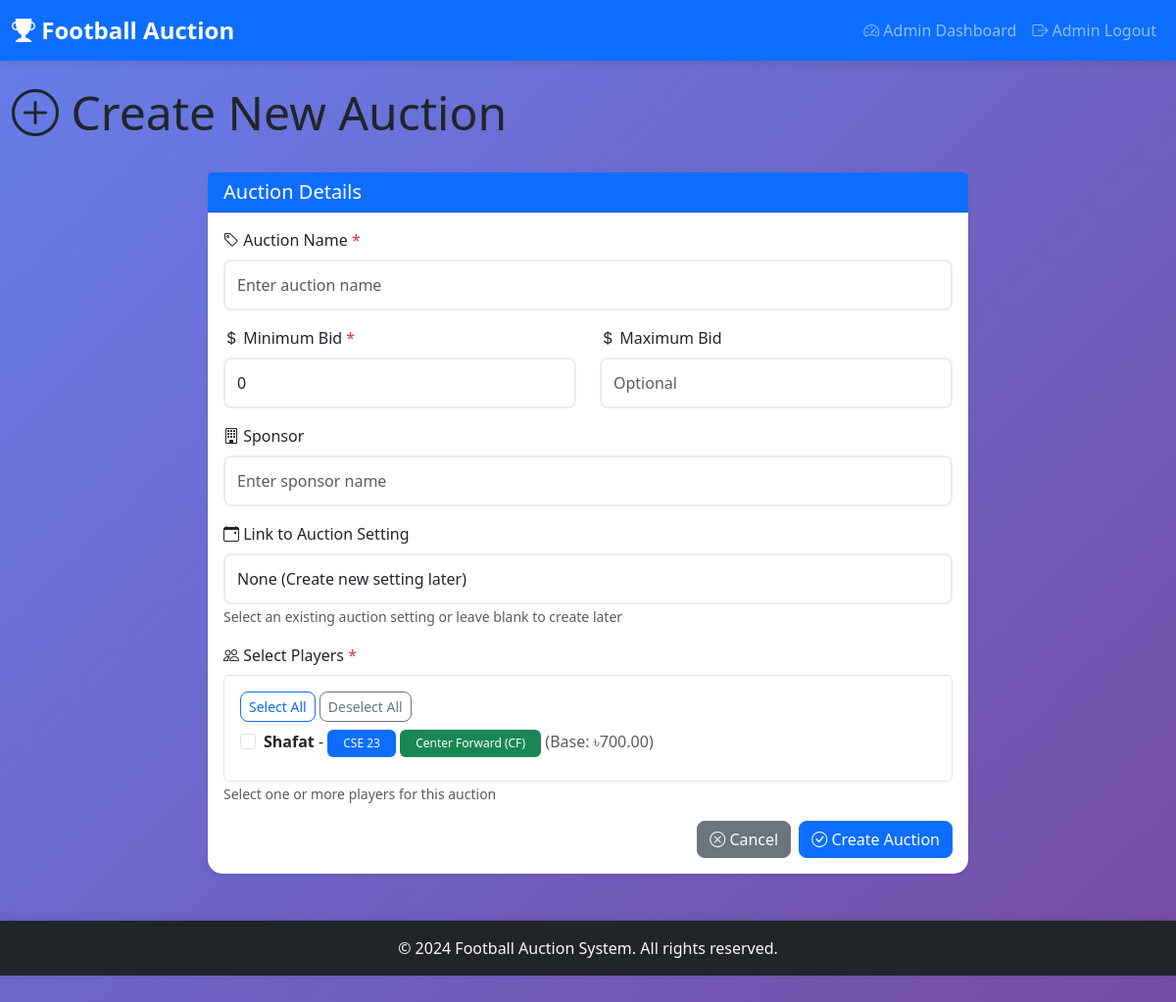
Before: /admin/auction/add (signed in) with the older database file.
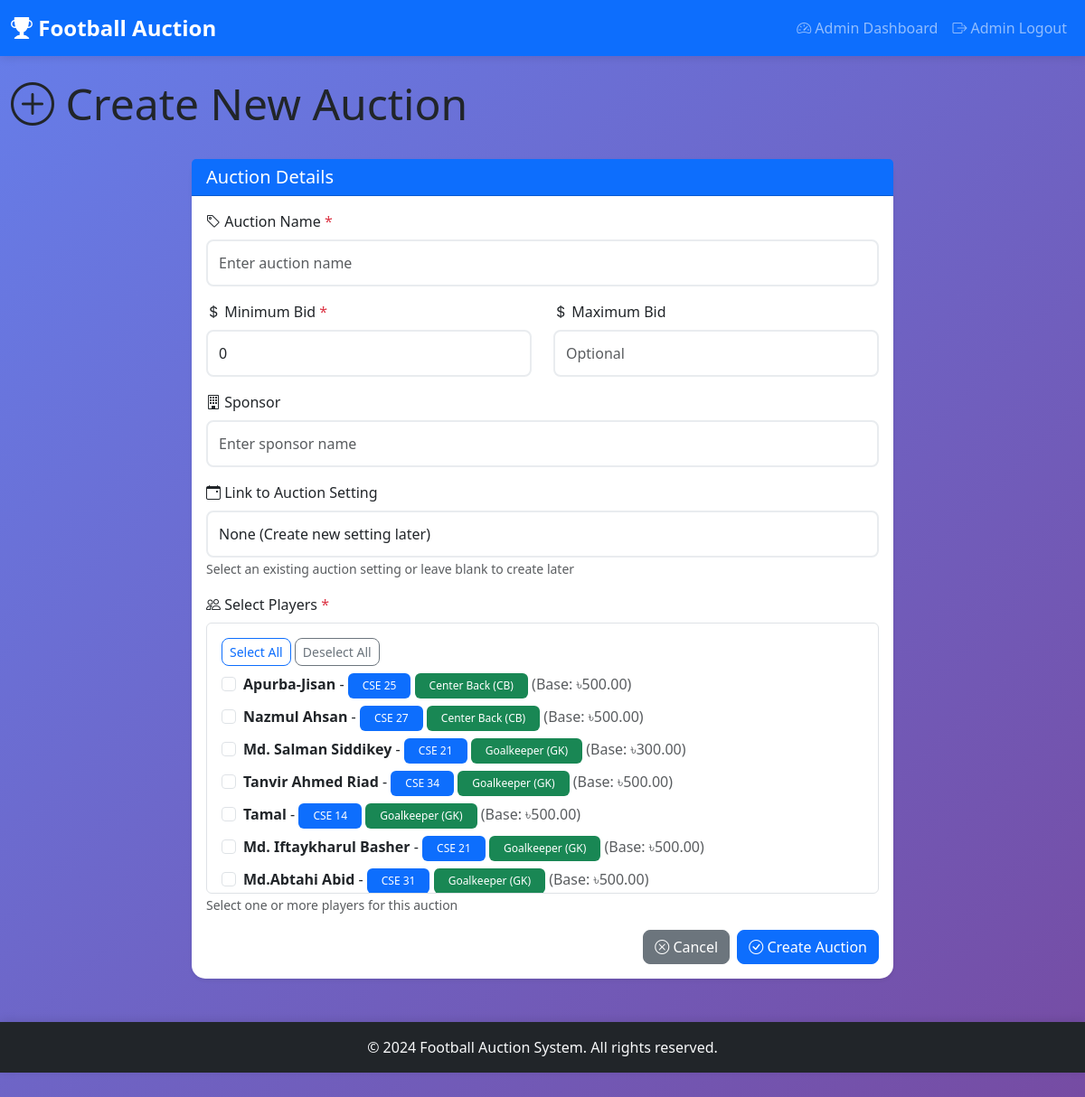
After: the same page with the newer database file.
### app.py (models this page shows)
class Player(db.Model):
    id = db.Column(db.Integer, primary_key=True)
    name = db.Column(db.String(100), nullable=False)
    batch = db.Column(db.String(50), nullable=False)
    position = db.Column(db.String(50), nullable=False)
    base_price = db.Column(db.Float, default=0.0, nullable=False)
    photo_filename = db.Column(db.String(255), nullable=True)
    created_at = db.Column(db.DateTime, default=datetime.utcnow)

### app.py (the view, shortened to what this page needs)
@app.route('/admin/auction/add', methods=['GET', 'POST'])
@admin_required
def add_auction():
    players = Player.query.all()
    auction_settings = AuctionSetting.query.all()
    return render_template('add_auction.html', players=players, auction_settings=auction_settings)

### app.py (called while the page is built)
def admin_required(f):
    @wraps(f)
    def decorated_function(*args, **kwargs):
        if 'admin_logged_in' not in session:
            flash('Please login as admin first', 'error')
            return redirect(url_for('admin_login'))
        return f(*args, **kwargs)
    return decorated_function

### templates/add_auction.html (shortened to what the changed rows need)
{% extends "base.html" %}
{% block content %}
<div class="row mb-4">
    <div class="col-12">
        <h2 class="display-5">
            <i class="bi bi-plus-circle"></i> Create New Auction
        </h2>
    </div>
</div>
<div class="row">
    <div class="col-md-8 mx-auto">
        <div class="card shadow-sm">
            <div class="card-body">
                <form method="POST" action="{{ url_for('add_auction') }}">
                    <div class="mb-3">
                        <div class="border rounded p-3" style="max-height: 300px; overflow-y: auto;">
                            {% if players %}
                            {% for player in players %}
                            <div class="form-check mb-2">
                                <input class="form-check-input player-checkbox" type="checkbox"
                                       name="players" value="{{ player.id }}" id="player_{{ player.id }}">
                                <label class="form-check-label" for="player_{{ player.id }}">
                                    <strong>{{ player.name }}</strong> -
                                    <span class="badge bg-primary">{{ player.batch }}</span>
                                    <span class="badge bg-success">{{ player.position }}</span>
                                    <span class="text-muted">(Base: ৳{{ "%.2f"|format(player.base_price) }})</span>
                                </label>
                            </div>
                            {% endfor %}
                            {% else %}
                            <p class="text-muted">No players available. <a href="{{ url_for('add_player') }}">Add players first</a></p>
                            {% endif %}
                        </div>
                    </div>
                </form>
            </div>
        </div>
    </div>
</div>
{% endblock %}

Changed rows visible on the page:
removed Player: name "Shafat", batch "CSE 23", position "Center Forward (CF)", base_price "700.00"
added Player: name "Apurba-Jisan", batch "CSE 25", position "Center Back (CB)", base_price "500.00"
added Player: name "Nazmul Ahsan", batch "CSE 27", position "Center Back (CB)", base_price "500.00"
added Player: name "Md. Salman Siddikey", batch "CSE 21", position "Goalkeeper (GK)", base_price "300.00"
added Player: name "Tanvir Ahmed Riad", batch "CSE 34", position "Goalkeeper (GK)", base_price "500.00"
added Player: name "Tamal", batch "CSE 14", position "Goalkeeper (GK)", base_price "500.00"
added Player: name "Md. Iftaykharul Basher", batch "CSE 21", position "Goalkeeper (GK)", base_price "500.00"
added Player: name "Md.Abtahi Abid", batch "CSE 31", position "Goalkeeper (GK)", base_price "500.00"
